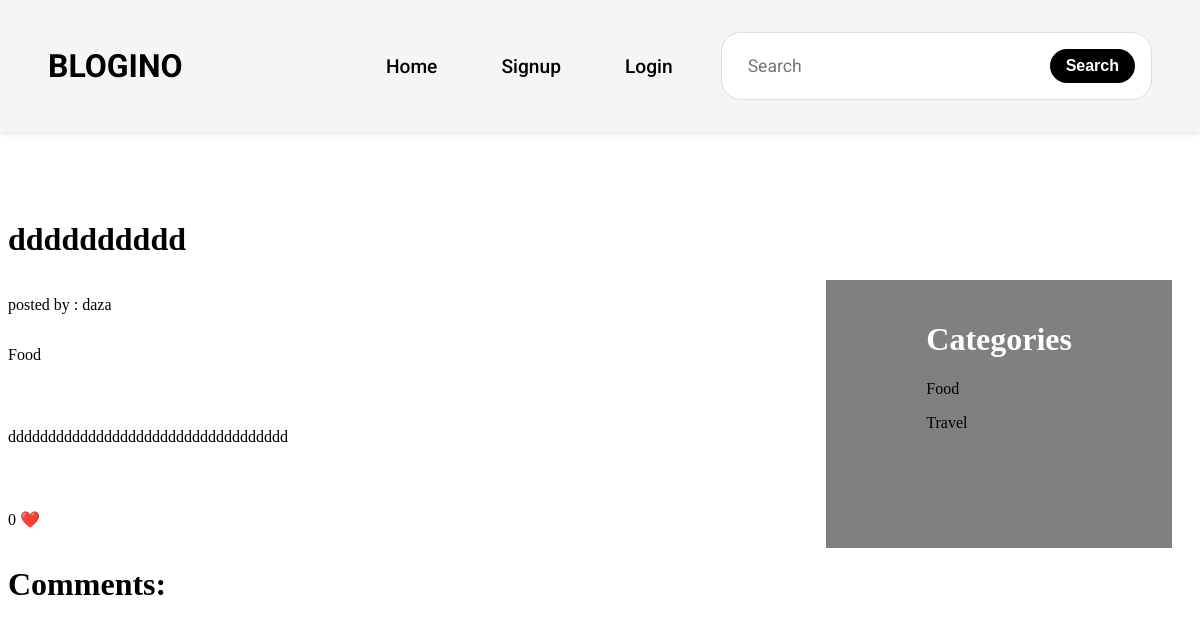
The page /10/ on the database as committed earlier.
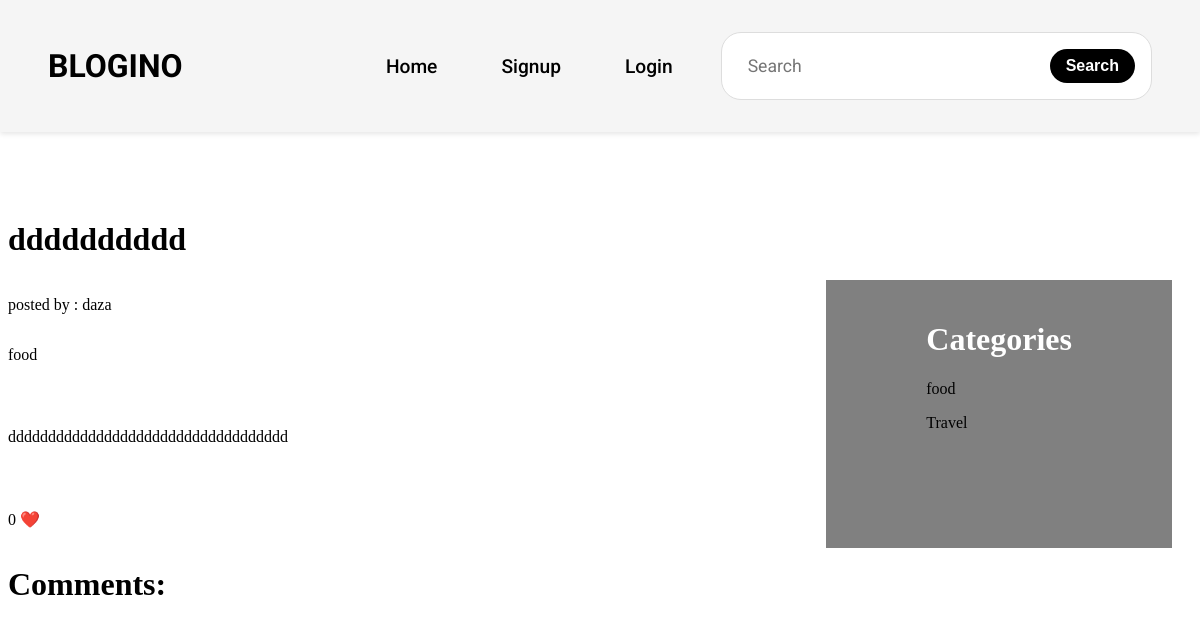
The same page on the database as committed later.
### landing/models.py (models this page shows, shortened)
class Category(models.Model):
    name = models.CharField(max_length=100)
    def __str__(self):
        return self.name

class Post(models.Model):
    title = models.CharField(max_length=100)
    user = models.ForeignKey(User, on_delete=models.CASCADE)
    content = RichTextField(blank=True, null=True)
    likes = models.PositiveIntegerField(default=0)
    created_at = models.DateTimeField(auto_now_add=True)
    updated_at = models.DateTimeField(auto_now=True)
    category = models.ForeignKey(Category, on_delete=models.CASCADE)

### landing/views.py (the view)
# urls.py: path('<int:post_id>/', views.post_detail, name='post_detail'),
def post_detail(request, post_id):
    post = get_object_or_404(Post, id=post_id)
    categories = Category.objects.all()
    comments = Comment.objects.filter(post=post)
    context = {
        'post': post,
        'categories': categories,
        'comments': comments,
    }
    return render(request, 'landing/post_detail.html', context)

### templates/landing/post_detail.html (shortened to what this page needs)
{% load static %}
<!DOCTYPE html>
<html lang="en">
<head>
    <link rel="stylesheet" href="{% static 'landing/css/components/menu.css' %}">
    <link rel="stylesheet" href="{% static 'landing/css/components/sidebar.css' %}">
    <link rel="stylesheet" href="{% static 'landing/css/components/posts.css' %}">
</head>
<body>
    {% block menu %}
        {% include 'landing/components/menu.html' %}
    {% endblock %}
    {% block category %}
        {% include 'landing/components/sidebar.html' %}
    {% endblock %}
    {% block post_detail %}
        <div class="post-detail">
            <h1 class="post-detail__title">{{ post.title }}</h1>
            <p class="post-detail__author">posted by : {{ post.user }}</p>
            <p class="post-detail__category">{{ post.category }}</p>
            <p class="post-detail__content">{{ post.content|safe }}</p>
            {% if post.likes == 1 %}
                <p class="post-detail__likes">{{ post.likes }} ❤️</p>
            {% else %}
                <p class="post-detail__likes">{{ post.likes }} ❤️</p>
            {% endif %}
        </div>
        <h1>Comments: </h1>
    {% endblock %}
</body>
</html>

### templates/landing/components/sidebar.html
{% block sidebar %}
    <div class="sidebar">
        <h1 class="sidebar__title">Categories</h1>
        {% for category in categories %}
            <p> <a href="{% url 'landing:category' category.id %}"> {{ category.name }} </a></p>
        {% endfor %}
    </div>
{% endblock %}

Rows that differ between the two databases and show on the page:
changed Category: name "Food" → "food"
changed through a linked row, Post "dddddddddd": category "Food" → "food"
